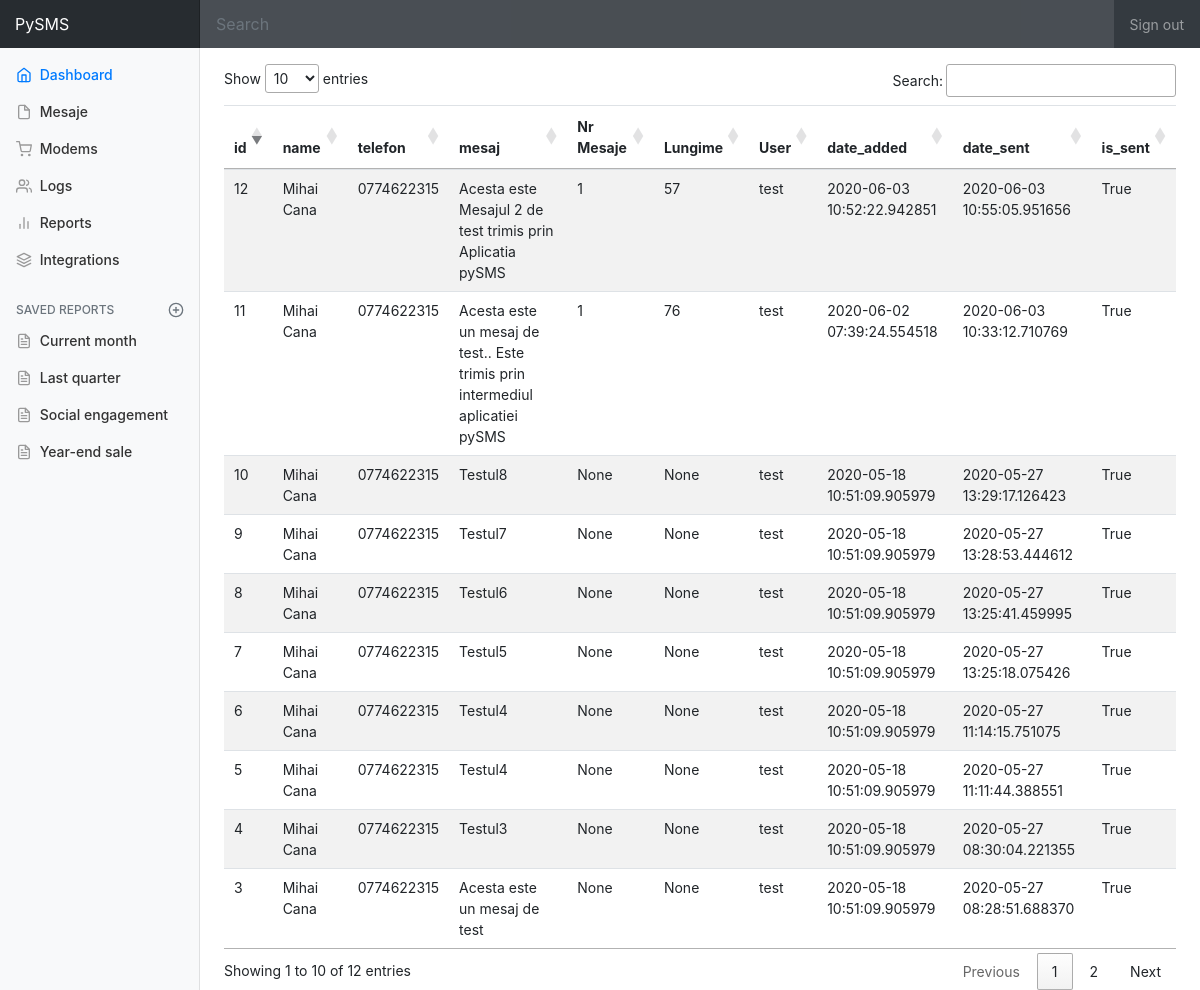
The app's page /mesaje, older data.
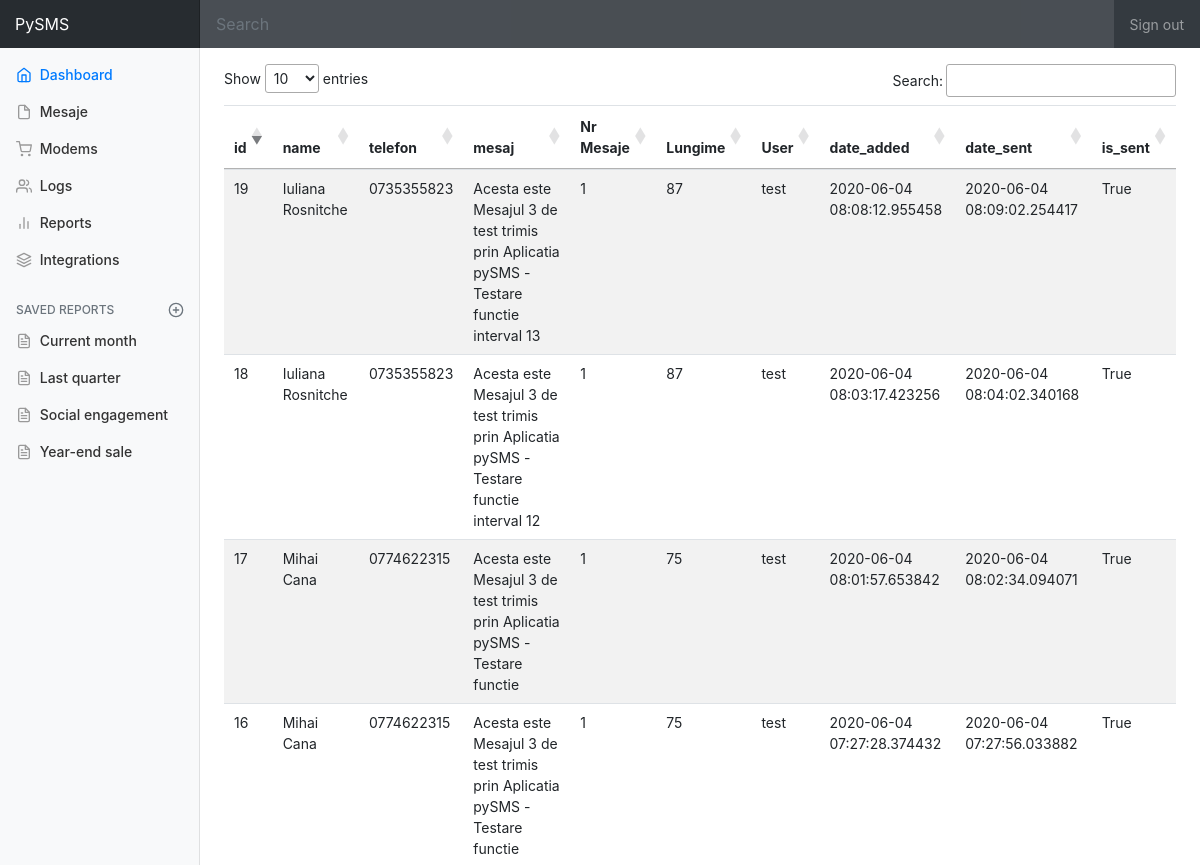
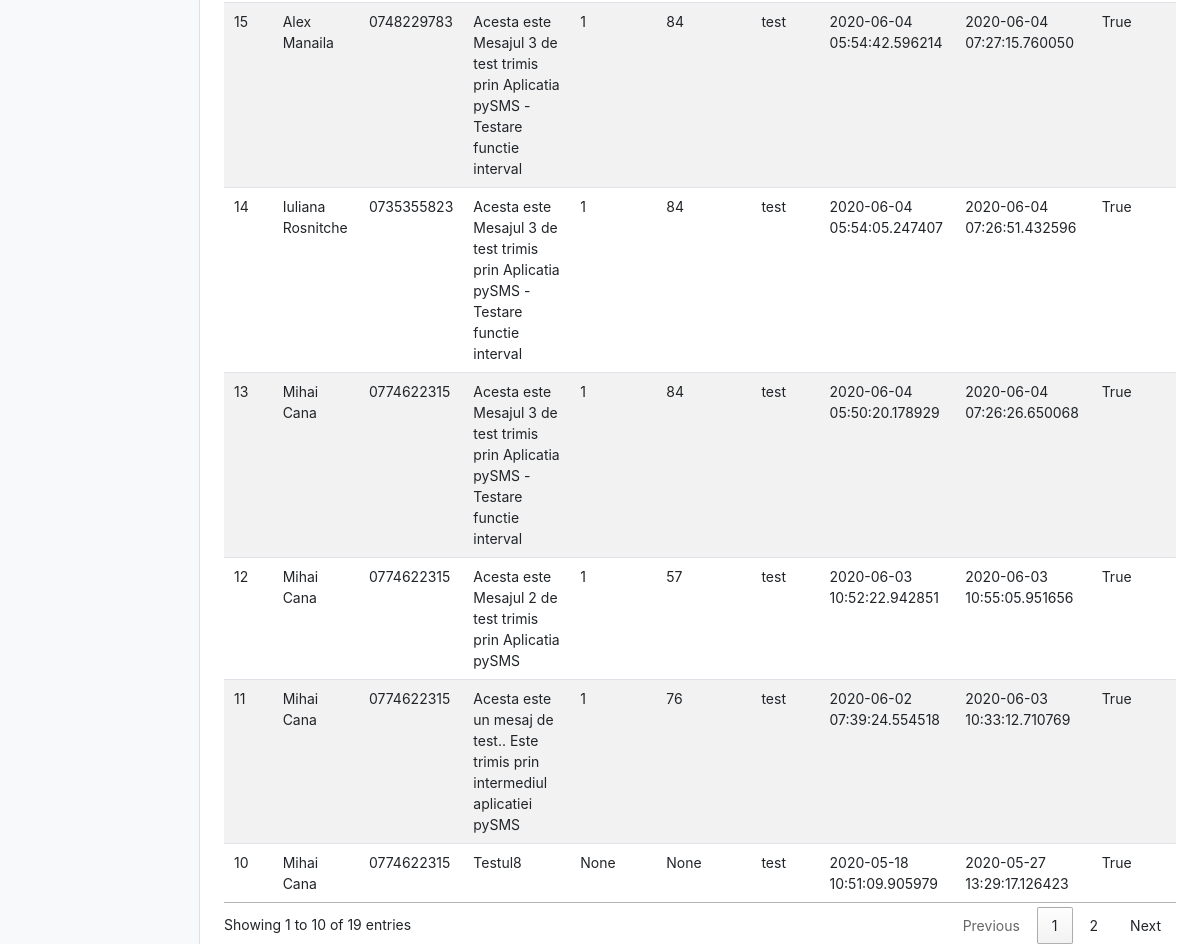
The same page, newer data (2 pictures, top to bottom).
### models.py (models this page shows)
class Mesaj(db.Model):
    id = db.Column(db.Integer, primary_key=True)
    name = db.Column(db.String(80), nullable=False)
    telefon = db.Column(db.String(10), nullable=False)
    mesaj = db.Column(db.String(1200), nullable=False)
    mesaj_count = db.Column(db.Integer,  nullable=True)
    mesaj_lenght = db.Column(db.Integer,  nullable=True)
    user_id = db.Column(db.Integer, db.ForeignKey('user.id'))
    date_added = db.Column(db.DateTime, nullable=False, default=datetime.datetime.utcnow)
    date_sent = db.Column(db.DateTime, nullable=True)
    is_sent = db.Column(db.Boolean, unique=False, default=False)

class User(db.Model):
    id = db.Column(db.Integer, primary_key=True)
    username = db.Column(db.String(80), unique=True, nullable=False)
    password = db.Column(db.String(80), nullable=False)
    email = db.Column(db.String(120), unique=True, nullable=False)
    public_id = db.Column(db.String(80),unique=True)
    is_active = db.Column(db.Boolean, unique=False, default=True)
    is_admin = db.Column(db.Boolean, unique=False, default=True)
    date_added = db.Column(db.DateTime, nullable=False, default=datetime.datetime.utcnow)
    mesaje = db.relationship('Mesaj', backref='owner')

### views.py (the view)
@app.route('/mesaje')
def mesaje():
    all_mesaje = Mesaj.query.all()
    return render_template('mesaje.html', all_mesaje=all_mesaje)

### templates/mesaje.html (shortened to what this page needs)
{% extends 'base.html' %}
{% block content %}
<div class="table-responsive">
          <table id="table_mesaje" class="table table-striped">
            <thead>
              <tr>
                <th>id</th>
                <th>name</th>
                <th>telefon</th>
                <th>mesaj</th>
                <th>Nr Mesaje</th>
                <th>Lungime</th>
                <th>User</th>
                <th>date_added</th>
                <th>date_sent</th>
                <th>is_sent</th>
              </tr>
            </thead>
            <tbody>
              {% for mesaj in all_mesaje %}
              <tr>
                <td>{{ mesaj.id }}</td>
                <td>{{ mesaj.name }}</td>
                <td>{{ mesaj.telefon }}</td>
                <td>{{ mesaj.mesaj }}</td>
                <td>{{ mesaj.mesaj_count }}</td>
                <td>{{ mesaj.mesaj_lenght }}</td>
                <td>{{ mesaj.owner.username }}</td>
                <td>{{ mesaj.date_added }}</td>
                <td>{{ mesaj.date_sent }}</td>
                <td>{{ mesaj.is_sent }}</td>
              </tr>
              {% endfor %}
            </tbody>
          </table>
        </div>
{% endblock %}
{% block scripts %}
<link rel="stylesheet" href="https://cdn.datatables.net/1.10.21/css/jquery.dataTables.min.css">
{% endblock %}

Row changes from the older to the newer data that the page shows:
no longer on this page (row unchanged): Mesaj: id "3", name "Mihai Cana", telefon "0774622315", mesaj "Acesta este un mesaj de test", mesaj_count "None", mesaj_lenght "None", owner.username "test", date_added "2020-05-18 10:51:09.905979", date_sent "2020-05-27 08:28:51.688370", is_sent "True"
no longer on this page (row unchanged): Mesaj: id "4", name "Mihai Cana", telefon "0774622315", mesaj "Testul3", mesaj_count "None", mesaj_lenght "None", owner.username "test", date_added "2020-05-18 10:51:09.905979", date_sent "2020-05-27 08:30:04.221355", is_sent "True"
no longer on this page (row unchanged): Mesaj: id "5", name "Mihai Cana", telefon "0774622315", mesaj "Testul4", mesaj_count "None", mesaj_lenght "None", owner.username "test", date_added "2020-05-18 10:51:09.905979", date_sent "2020-05-27 11:11:44.388551", is_sent "True"
no longer on this page (row unchanged): Mesaj: id "6", name "Mihai Cana", telefon "0774622315", mesaj "Testul4", mesaj_count "None", mesaj_lenght "None", owner.username "test", date_added "2020-05-18 10:51:09.905979", date_sent "2020-05-27 11:14:15.751075", is_sent "True"
no longer on this page (row unchanged): Mesaj: id "7", name "Mihai Cana", telefon "0774622315", mesaj "Testul5", mesaj_count "None", mesaj_lenght "None", owner.username "test", date_added "2020-05-18 10:51:09.905979", date_sent "2020-05-27 13:25:18.075426", is_sent "True"
no longer on this page (row unchanged): Mesaj: id "8", name "Mihai Cana", telefon "0774622315", mesaj "Testul6", mesaj_count "None", mesaj_lenght "None", owner.username "test", date_added "2020-05-18 10:51:09.905979", date_sent "2020-05-27 13:25:41.459995", is_sent "True"
no longer on this page (row unchanged): Mesaj: id "9", name "Mihai Cana", telefon "0774622315", mesaj "Testul7", mesaj_count "None", mesaj_lenght "None", owner.username "test", date_added "2020-05-18 10:51:09.905979", date_sent "2020-05-27 13:28:53.444612", is_sent "True"
added Mesaj: id "13", name "Mihai Cana", telefon "0774622315", mesaj "Acesta este Mesajul 3 de test trimis prin Aplicatia pySMS - Testare functie interval", mesaj_count "1", mesaj_lenght "84", owner.username "test", date_added "2020-06-04 05:50:20.178929", date_sent "2020-06-04 07:26:26.650068", is_sent "True"
added Mesaj: id "14", name "Iuliana Rosnitche", telefon "0735355823", mesaj "Acesta este Mesajul 3 de test trimis prin Aplicatia pySMS - Testare functie interval", mesaj_count "1", mesaj_lenght "84", owner.username "test", date_added "2020-06-04 05:54:05.247407", date_sent "2020-06-04 07:26:51.432596", is_sent "True"
added Mesaj: id "15", name "Alex Manaila", telefon "0748229783", mesaj "Acesta este Mesajul 3 de test trimis prin Aplicatia pySMS - Testare functie interval", mesaj_count "1", mesaj_lenght "84", owner.username "test", date_added "2020-06-04 05:54:42.596214", date_sent "2020-06-04 07:27:15.760050", is_sent "True"
added Mesaj: id "16", name "Mihai Cana", telefon "0774622315", mesaj "Acesta este Mesajul 3 de test trimis prin Aplicatia pySMS - Testare functie", mesaj_count "1", mesaj_lenght "75", owner.username "test", date_added "2020-06-04 07:27:28.374432", date_sent "2020-06-04 07:27:56.033882", is_sent "True"
added Mesaj: id "17", name "Mihai Cana", telefon "0774622315", mesaj "Acesta este Mesajul 3 de test trimis prin Aplicatia pySMS - Testare functie", mesaj_count "1", mesaj_lenght "75", owner.username "test", date_added "2020-06-04 08:01:57.653842", date_sent "2020-06-04 08:02:34.094071", is_sent "True"
added Mesaj: id "18", name "Iuliana Rosnitche", telefon "0735355823", mesaj "Acesta este Mesajul 3 de test trimis prin Aplicatia pySMS - Testare functie interval 12", mesaj_count "1", mesaj_lenght "87", owner.username "test", date_added "2020-06-04 08:03:17.423256", date_sent "2020-06-04 08:04:02.340168", is_sent "True"
added Mesaj: id "19", name "Iuliana Rosnitche", telefon "0735355823", mesaj "Acesta este Mesajul 3 de test trimis prin Aplicatia pySMS - Testare functie interval 13", mesaj_count "1", mesaj_lenght "87", owner.username "test", date_added "2020-06-04 08:08:12.955458", date_sent "2020-06-04 08:09:02.254417", is_sent "True"
Text that changed along with them:
text written by a page script: "Show entries Search: Showing 1 to 10 of 12 entries Previous 1 2 Next" → "Show entries Search: Showing 1 to 10 of 19 entries Previous 1 2 Next"
